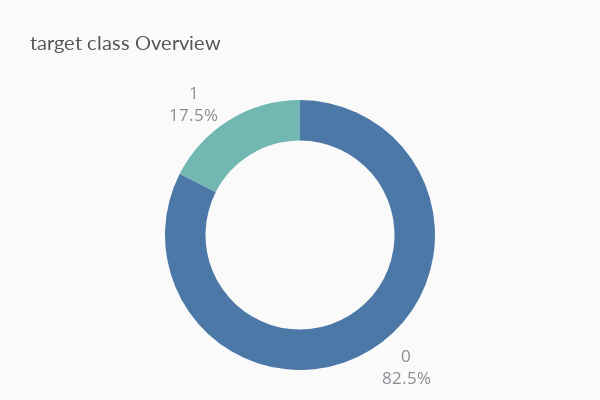

Notebook code cell kept with this figure:
### Code cell
fig2 = px.pie(train, names='Class', 
             height=400, width=600, 
             hole=0.7, 
             title='target class Overview',
                   color_discrete_sequence=['#4c78a8', '#72b7b2'])
fig2.update_traces(hovertemplate=None, textposition='outside', textinfo='percent+label', rotation=0)
fig2.update_layout(margin=dict(t=100, b=30, l=0, r=0), showlegend=False,
                        plot_bgcolor='#fafafa', paper_bgcolor='#fafafa',
                        title_font=dict(size=20, color='#555', family="Lato, sans-serif"),
                        font=dict(size=17, color='#8a8d93'),
                        hoverlabel=dict(bgcolor="#444", font_size=13, font_family="Lato, sans-serif"))
fig2.show()

### Figure 1 — Plotly figure (JSON) as saved in the notebook; plotly's stock layout.template omitted (floating-point values rounded to 4 significant figures; data arrays with more than 128 entries replaced by an {"elided": "..."} marker saying what was removed)
{"data": [{"domain": {"x": [0, 1], "y": [0, 1]}, "hole": 0.7, "labels": {"elided": "617 int values"}, "legendgroup": "", "name": "", "rotation": 0, "showlegend": true, "textinfo": "percent+label", "textposition": "outside", "type": "pie"}], "layout": {"font": {"color": "#8a8d93", "size": 17}, "height": 400, "hoverlabel": {"bgcolor": "#444", "font": {"family": "Lato, sans-serif", "size": 13}}, "legend": {"tracegroupgap": 0}, "margin": {"b": 30, "l": 0, "r": 0, "t": 100}, "paper_bgcolor": "#fafafa", "piecolorway": ["#4c78a8", "#72b7b2"], "plot_bgcolor": "#fafafa", "showlegend": false, "title": {"font": {"color": "#555", "family": "Lato, sans-serif", "size": 20}, "text": "target class Overview"}, "width": 600}}
